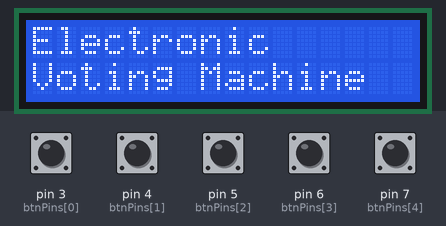
Bench run of a sketch on a simulated Arduino Uno, built with avr-gcc and run on an emulated ATmega328P. Shown: 16×2 character LCD. The inputs (shaded band) are chosen by the test bench; at power-on: pin 3 (btnPins[0]), pin 4 (btnPins[1]), pin 5 (btnPins[2]), pin 6 (btnPins[3]), pin 7 (btnPins[4]) HIGH. At 2.5 s the program stops and its outputs stay as they are.

Above: at 0.1 s.
At 2.2 s:
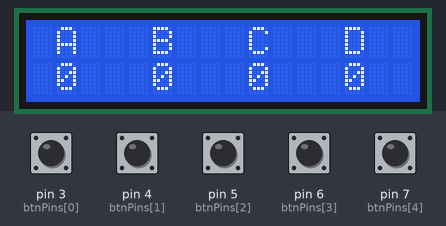
2.3 s: pin 7 (btnPins[4]) pulled LOW for 0.25 s
At 3.3 s:
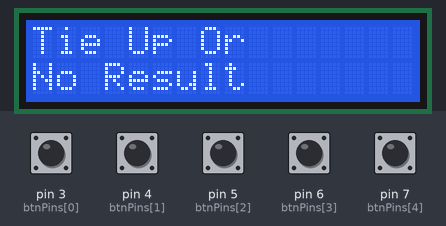
Timing chart, 0 to 4.0 s (numbered marks = the images above; inputs shaded):
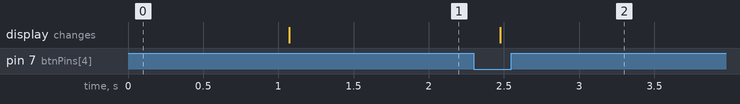

The sketch:

vcm.ino
```cpp
#include <LiquidCrystal.h>

LiquidCrystal lcd (13,12,11,10,9,8);
const int btnPins[5] = { 3,4,5,6,7};
int votes[] = {0,0,0,0};
int a = 0;
int b = 0;
int c = 0;
int d = 0;


void setup() {
  Serial.begin(9600);
  for (int i = 0; i < 6; i++) {
  pinMode(btnPins[i], INPUT_PULLUP);
  }

  lcd.begin(16,2);
  lcd.home();
  lcd.write("Electronic");
  lcd.setCursor(0,1);
  lcd.write("Voting Machine");
  delay(1000);
  displayCandidates();


}

void loop() {
  if (!digitalRead(btnPins[0])){addVote(0);}
  else if (!digitalRead(btnPins[1])) {addVote(1);}
  else if (!digitalRead(btnPins[2])) {addVote(2);}
  else if (!digitalRead(btnPins[3])) {addVote(3);}
  else if (!digitalRead(btnPins[4])) {Result();}
  delay(200);
}
void addVote(int btn){
  votes[btn] = votes[btn] + 1;
  switch (btn){
    case 0:
    lcd.setCursor(1,1);
    lcd.print(votes[btn]);
    break;
    case 1:
    lcd.setCursor(5,1);
    lcd.print(votes[btn]);
    break;
    case 2:
    lcd.setCursor(9,1);
    lcd.print(votes[btn]);
    break;
    case 3:
    lcd.setCursor(13,1);
    lcd.print(votes[btn]);
    break;
  }
}
void Result(){
  bool isTie = false;
  int winner;
  for (int i = 0; i < 4; i++){
    if (winner < votes[i]){
      winner = votes[i];
    }
  }
  int repeat = 0;
  for (int i = 0; i < 4; i++){
   if (winner == votes[i]){
      repeat++;
      if (repeat > 1){
        isTie = true;
      }
    }
  }
  lcd.clear();
  if (isTie){
    lcd.print("Tie Up Or");
    lcd.setCursor(0,1);
    lcd.print("No Result");
    while(true);
  }
  for (int i = 0; i < 4; i++){
    lcd.clear();
    lcd.home();
    if (winner == votes[0]){
      lcd.print("A is Winner");
    }
     if (winner == votes[1]){
      lcd.print("B is Winner");
    }
     if (winner == votes[2]){
      lcd.print("C is Winner");
    }
     if (winner == votes[3]){
      lcd.print("D is Winner");
    }
  }
  while(true){}

}
void displayCandidates(){
  lcd.clear();
  lcd.setCursor(1,0);
  lcd.write("A");
  lcd.setCursor(1,1);
  lcd.print(a);

  lcd.setCursor(5,0);
  lcd.write("B");
  lcd.setCursor(5,1);
  lcd.print(b);

  lcd.setCursor(9,0);
  lcd.write("C");
  lcd.setCursor(9,1);
  lcd.print(c);

  lcd.setCursor(13,0);
  lcd.write("D");
  lcd.setCursor(13,1);
  lcd.print(d);
}
```

Measured:
- after the input at 2.3 s, the display: changes after 0.18 s (image 2)
